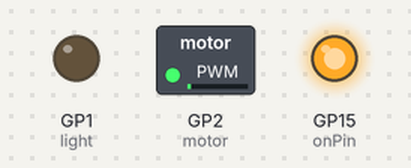
Bench run of a program on a simulated Raspberry Pi Pico running MicroPython. Shown: switched loads named in the program (green lamp = pin HIGH), output pins drawn as LEDs (lit = HIGH).

Above: at 0.1 s.
At 10.6 s:
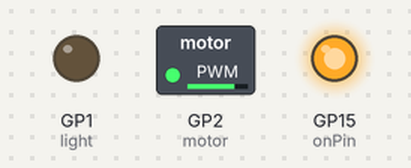
At 15.5 s:
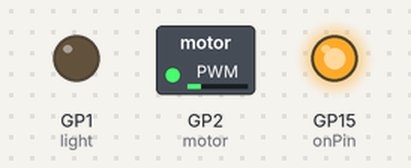
At 21.0 s:
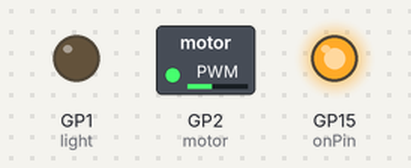
Timing chart, 0 to 22.0 s (numbered marks = the images above):
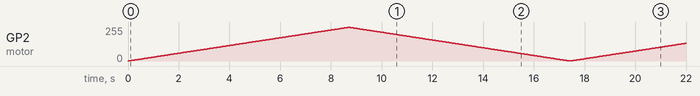

The program:

Testing_Sound_Input.py
```python
from machine import Pin, PWM
from utime import sleep

onPin = Pin(15,Pin.OUT)
onPin.value(1)
sensor = Pin(0, Pin.IN, Pin.PULL_UP)
light = Pin(1,Pin.OUT)
motor = PWM(Pin(2,Pin.OUT))
i = 0
while True:
    try:
        for duty in range(65025):
            motor.duty_u16(duty)
            sleep(0.0001)
        for duty in range(65025, 0, -1):
            motor.duty_u16(duty)
            sleep(0.0001)
        if sensor.value() == 0:
            i+=1
            print("Sound Detected for the",str(i)," time")
            light.value(1)
            sleep(0.1)
        else:
            light.value(0)
    except KeyboardInterrupt:
        onPin.value(0)
        break
```
